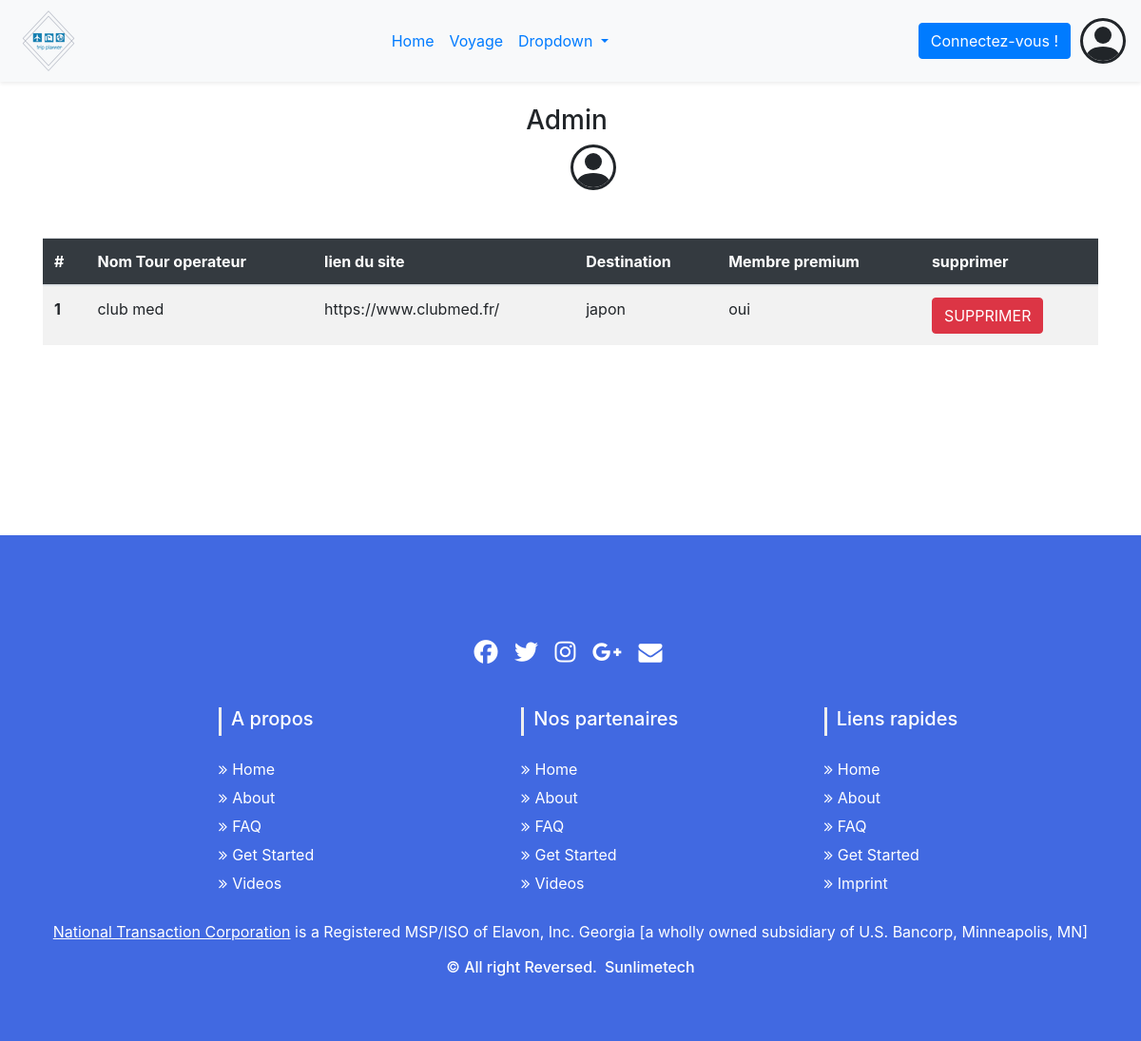
The page /view/admin.php on the database as committed earlier.
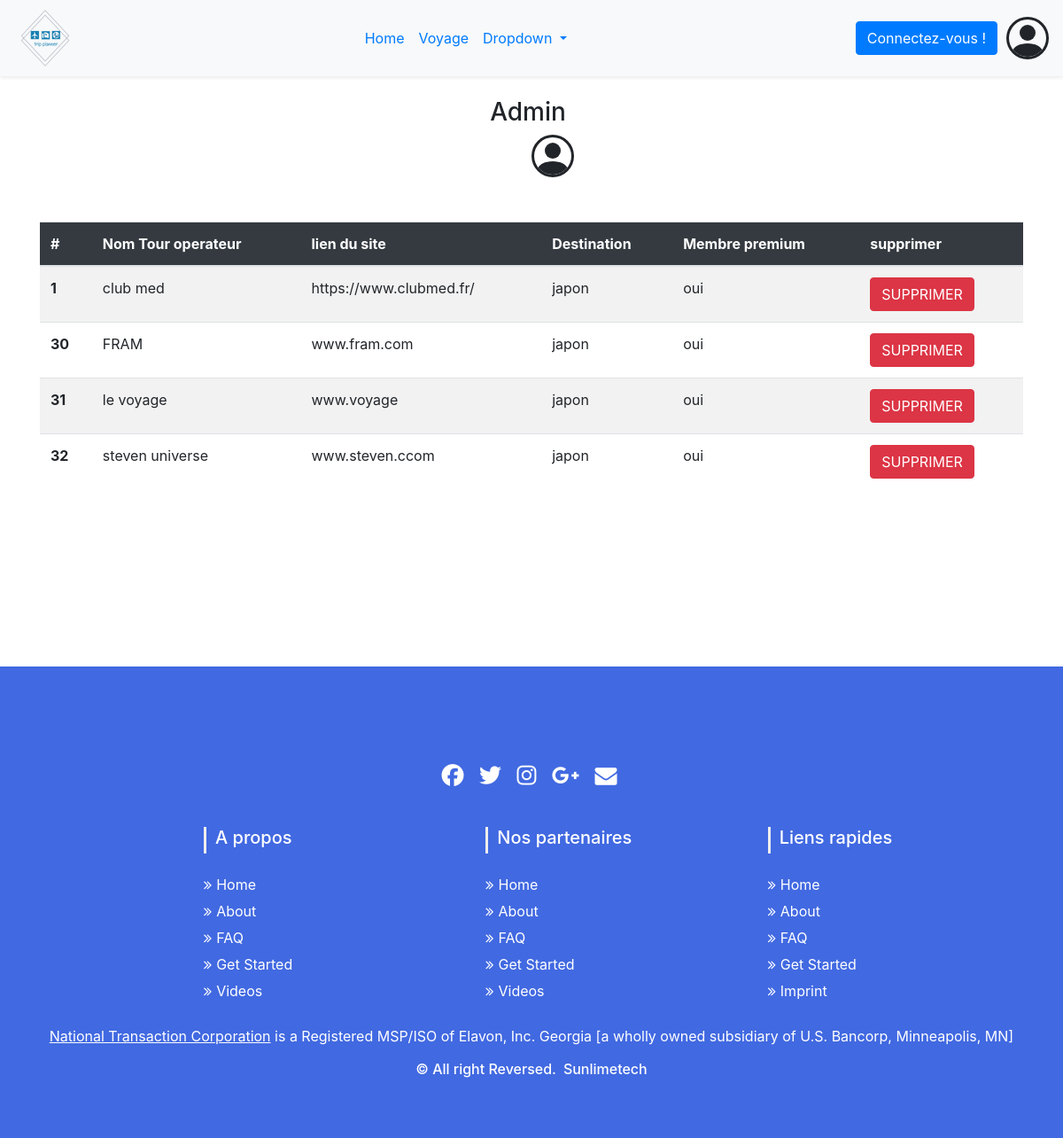
The same page on the database as committed later.
### tables this page shows
CREATE TABLE `tour_operators` (
  `id` int(10) NOT NULL,
  `name` varchar(150) NOT NULL,
  `link` varchar(255) NOT NULL
);

### view/admin.php (the view, shortened to what this page needs)
<?php include '../partials/head.php';
include '../config/autoload.php';
include '../partials/navbar.php';
$request = $bdd->query("SELECT * from tour_operators");
$TOs = $request->fetchAll();
?>
<br>
    <h3 class="title-Admin mr-2" style="text-align: center;">Admin</h3>
<div class="container">
    <table class="table table-striped admin">
    <thead class="text-white bg-dark ">
        <tr>
        <th scope="col">#</th>
        <th scope="col">Nom Tour operateur</th>
        <th scope="col">lien du site</th>
        <th scope="col">Destination</th>
        <th scope="col">Membre premium</th>
        <th scope="col">supprimer</th>
        </tr>
    </thead>
    <tbody>
    <?php foreach($TOs as $TO) {?>
        <tr>
        <th scope="row"><?= ($TO['id']) ?></th>
        <td><?= ($TO['name'])?></td>
        <td><?= ($TO['link'])?></td>
        <td>japon</td>
        <td>oui</td>
        <td>
        <a href='../config/delete.php?id=<?=$TO['id']?>'><input type="submit" name="delete" value="SUPPRIMER" class="btn btn-danger"></input></a></td>
        </tr>
    <?php } ?>
    </tbody>
    </table>
</div>
<?php include '../partials/footer.php'?>

### partials/head.php (shortened to what this page needs)
<!DOCTYPE html>
<html lang="en">
<head>
    <link rel="stylesheet" href="https://stackpath.bootstrapcdn.com/bootstrap/4.5.0/css/bootstrap.min.css">
    <link rel="stylesheet" href="../assets/css/styles.css">
</head>

### partials/navbar.php (shortened to what this page needs)
<?php
include 'head.php';
?>
<nav class="navbar navbar-expand-lg bg-light shadow-sm ">
  <a href="../view/accueil.php"><img src="../assets/images/rsz_1logo.png" alt=""></a>
    <div class="collapse navbar-collapse d-flex justify-content-center" id="navbarSupportedContent">
        <ul class="navbar-nav ">
        <li class="nav-item active">
            <a class="nav-link" href="../view/accueil.php">Home <span class="sr-only">(current)</span></a>
        </li>
        <li class="nav-item">
            <a class="nav-link" href="../view/fiche-produit.php">Voyage</a>
        </li>
        <li class="nav-item dropdown">
            <a class="nav-link dropdown-toggle" href="#" id="navbarDropdown" role="button" data-toggle="dropdown" aria-haspopup="true" aria-expanded="false">
            Dropdown
            </a>
        </li>
    </div>
<button type="button" class="btn btn-primary" data-toggle="modal" data-target="#exampleModal" style="margin-right: 10px;">
  Connectez-vous !
</button>
</nav>

### partials/footer.php (shortened to what this page needs)
<?php
include 'head.php';
?>
	<section id="footer">
		<div class="container">
        <div class="row">
				<div class="col-xs-12 col-sm-12 col-md-12 mt-2 mt-sm-5">
					<ul class="list-unstyled list-inline social text-center">
						<li class="list-inline-item"><a href="https://www.fiverr.com/share/qb8D02"><i class="fa fa-facebook"></i></a></li>
						<li class="list-inline-item"><a href="https://www.fiverr.com/share/qb8D02"><i class="fa fa-twitter"></i></a></li>
						<li class="list-inline-item"><a href="https://www.fiverr.com/share/qb8D02"><i class="fa fa-instagram"></i></a></li>
						<li class="list-inline-item"><a href="https://www.fiverr.com/share/qb8D02"><i class="fa fa-google-plus"></i></a></li>
						<li class="list-inline-item"><a href="https://www.fiverr.com/share/qb8D02" target="_blank"><i class="fa fa-envelope"></i></a></li>
					</ul>
				</div>
			</div>
			<div class="row text-center text-xs-center text-sm-left text-md-left" style="margin-left: 170px;">
				<div class="col-xs-12 col-sm-4 col-md-4">
					<h5>A propos</h5>
					<ul class="list-unstyled quick-links">
						<li><a href="https://www.fiverr.com/share/qb8D02"><i class="fa fa-angle-double-right"></i>Home</a></li>
						<li><a href="https://www.fiverr.com/share/qb8D02"><i class="fa fa-angle-double-right"></i>About</a></li>
						<li><a href="https://www.fiverr.com/share/qb8D02"><i class="fa fa-angle-double-right"></i>FAQ</a></li>
						<li><a href="https://www.fiverr.com/share/qb8D02"><i class="fa fa-angle-double-right"></i>Get Started</a></li>
						<li><a href="https://www.fiverr.com/share/qb8D02"><i class="fa fa-angle-double-right"></i>Videos</a></li>
					</ul>
				</div>
				<div class="col-xs-12 col-sm-4 col-md-4">
					<h5>Nos partenaires</h5>
					<ul class="list-unstyled quick-links">
						<li><a href="https://www.fiverr.com/share/qb8D02"><i class="fa fa-angle-double-right"></i>Home</a></li>
						<li><a href="https://www.fiverr.com/share/qb8D02"><i class="fa fa-angle-double-right"></i>About</a></li>
						<li><a href="https://www.fiverr.com/share/qb8D02"><i class="fa fa-angle-double-right"></i>FAQ</a></li>
						<li><a href="https://www.fiverr.com/share/qb8D02"><i class="fa fa-angle-double-right"></i>Get Started</a></li>
						<li><a href="https://www.fiverr.com/share/qb8D02"><i class="fa fa-angle-double-right"></i>Videos</a></li>
					</ul>
				</div>
				<div class="col-xs-12 col-sm-4 col-md-4">
					<h5>Liens rapides</h5>
					<ul class="list-unstyled quick-links">
						<li><a href="https://www.fiverr.com/share/qb8D02"><i class="fa fa-angle-double-right"></i>Home</a></li>
						<li><a href="https://www.fiverr.com/share/qb8D02"><i class="fa fa-angle-double-right"></i>About</a></li>
						<li><a href="https://www.fiverr.com/share/qb8D02"><i class="fa fa-angle-double-right"></i>FAQ</a></li>
						<li><a href="https://www.fiverr.com/share/qb8D02"><i class="fa fa-angle-double-right"></i>Get Started</a></li>
						<li><a href="https://wwwe.sunlimetech.com" title="Design and developed by"><i class="fa fa-angle-double-right"></i>Imprint</a></li>
					</ul>
				</div>
			</div>
			<div class="row">
				<div class="col-xs-12 col-sm-12 col-md-12 mt-2 mt-sm-2 text-center text-white">
					<p><u><a href="https://www.nationaltransaction.com/">National Transaction Corporation</a></u> is a Registered MSP/ISO of Elavon, Inc. Georgia [a wholly owned subsidiary of U.S. Bancorp, Minneapolis, MN]</p>
					<p class="h6">© All right Reversed.<a class="text-green ml-2" href="https://www.sunlimetech.com" target="_blank">Sunlimetech</a></p>
				</div>
			</div>
        </div>
	</section>

### assets/css/styles.css (style rules this page uses)
html, body { max-width: 100%; overflow-x: hidden; }

### partials/footer.php (style rules this page uses)
section { padding: 60px 0; }
#footer { background-color: royalblue !important; }
#footer h5 { padding-left: 10px; border-left: 3px solid #eeeeee; padding-bottom: 6px; margin-bottom: 20px; color:#ffffff; }
#footer a { color: #ffffff; text-decoration: none !important; background-color: transparent; -webkit-text-decoration-skip: objects; }
#footer ul.social li { padding: 3px 0; }
#footer ul.social li a i { margin-right: 5px; font-size:25px; -webkit-transition: .5s all ease; -moz-transition: .5s all ease; transition: .5s all ease; }
#footer ul.social li a, #footer ul.quick-links li a { color:#ffffff; }
#footer ul.quick-links li { padding: 3px 0; -webkit-transition: .5s all ease; -moz-transition: .5s all ease; transition: .5s all ease; }
#footer ul.quick-links li a i { margin-right: 5px; }

### view/admin.php (style rules this page uses)
.admin { margin-bottom: 200px; margin-top: 50px; }

Rows that differ between the two databases and show on the page:
added tour_operators: id "30", name "FRAM", link "www.fram.com"
added tour_operators: id "31", name "le voyage", link "www.voyage"
added tour_operators: id "32", name "steven universe", link "www.steven.ccom"
